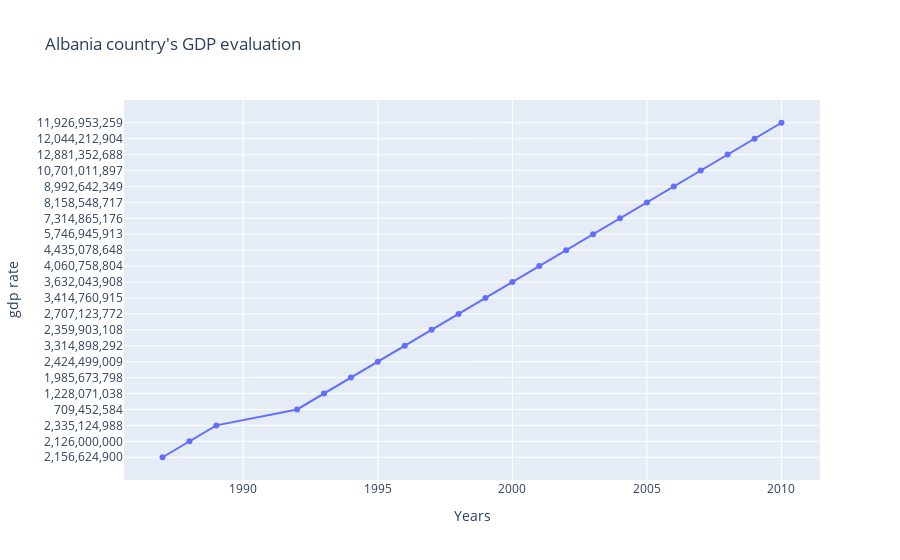

Here is the notebook cell this chart was saved with:
### Code cell
trace = go.Scatter(x=country_gdp.year , y=country_gdp.gdp , name=country_gdp.index[0],mode = 'lines+markers')
layout = go.Layout(
        title="Albania country's GDP evaluation",
        xaxis={
                'title':"Years",
              },
        yaxis={
                'title':"gdp rate",
              }
        )
data = [trace]
fig = go.Figure(data=data , layout=layout)
py.offline.iplot(fig)

### Figure 1 — Plotly figure (JSON) as saved in the notebook; plotly's stock layout.template omitted (floating-point values rounded to 4 significant figures)
{"data": [{"mode": "lines+markers", "name": "Albania", "type": "scatter", "x": [1987, 1988, 1989, 1992, 1993, 1994, 1995, 1996, 1997, 1998, 1999, 2000, 2001, 2002, 2003, 2004, 2005, 2006, 2007, 2008, 2009, 2010], "y": ["2,156,624,900", "2,126,000,000", "2,335,124,988", "709,452,584", "1,228,071,038", "1,985,673,798", "2,424,499,009", "3,314,898,292", "2,359,903,108", "2,707,123,772", "3,414,760,915", "3,632,043,908", "4,060,758,804", "4,435,078,648", "5,746,945,913", "7,314,865,176", "8,158,548,717", "8,992,642,349", "10,701,011,897", "12,881,352,688", "12,044,212,904", "11,926,953,259"]}], "layout": {"title": {"text": "Albania country's GDP evaluation"}, "xaxis": {"title": {"text": "Years"}}, "yaxis": {"title": {"text": "gdp rate"}}}}
